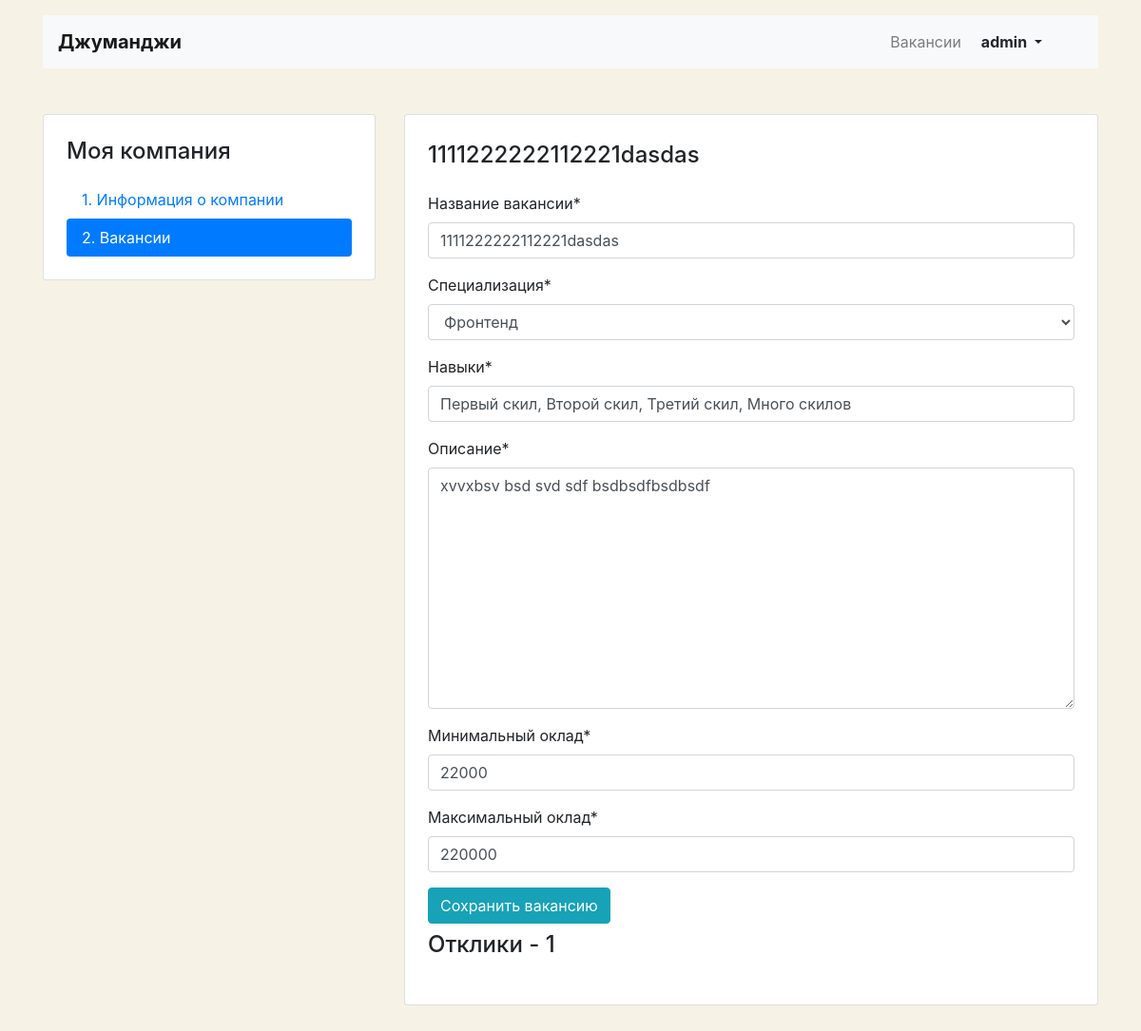
Before: /mycompany/vacancies/8/ (signed in) with the older database file.
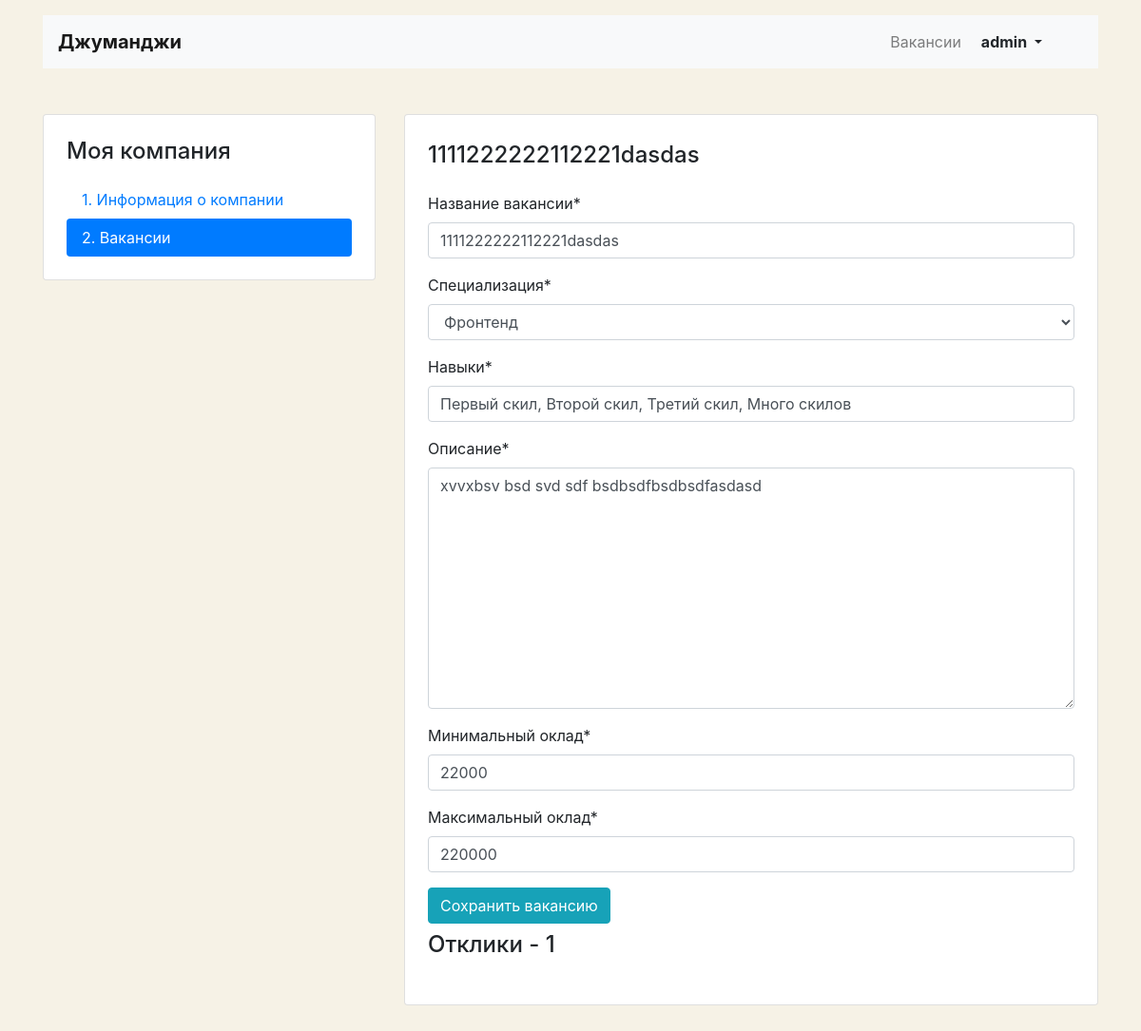
After: the same page with the newer database file.
### step_job/models.py (models this page shows, shortened)
class Vacancy(models.Model):
    title = models.CharField(max_length=64)
    specialty = models.ForeignKey(Specialty, on_delete=models.CASCADE, related_name="vacancies")
    company = models.ForeignKey(Company, on_delete=models.CASCADE, related_name="vacancies")
    skills = models.CharField(max_length=64)
    description = models.TextField(max_length=2056)
    salary_min = models.PositiveIntegerField()
    salary_max = models.PositiveIntegerField()
    published_at = models.DateTimeField(auto_now_add=True, blank=True)
    class Meta:
        verbose_name = "Вакансия"
        verbose_name_plural = "Вакансии"

class Specialty(models.Model):
    code = models.CharField(max_length=64, unique=True)
    title = models.CharField(max_length=64)
    picture = models.ImageField(default='https://place-hold.it/100x60', upload_to=MEDIA_SPECIALITY_IMAGE_DIR)
    class Meta:
        verbose_name = "Специализация"
        verbose_name_plural = "Специализации"
    def __str__(self):
        return self.title.title()

### step_job/views/views.py (the view)
# urls.py: path('mycompany/vacancies/<int:pk>/', UpdateVacancyView.as_view(), name='my_vacancy_edit'),
class UpdateVacancyView(LoginRequiredMixin, SuccessMessageMixin, UpdateView):
    model = Vacancy
    context_object_name = "vacancy"
    template_name = "vacancy/vacancy-edit.html"
    form_class = VacancyForm
    success_url = "/mycompany/vacancies/8/"  # Как получить сода ПК
    success_message = "Данные вакансии обновлены!"
    pk_url_kwarg = "pk"

### step_job/forms.py
class VacancyForm(forms.ModelForm):
    def __init__(self, *args, **kwargs):
        super().__init__(*args, **kwargs)
        self.helper = FormHelper()
        self.helper.form_method = 'post'
        self.helper.add_input(Submit('submit', 'Submit'))
        self.helper.form_class = 'form-horizontal'
        self.helper.label_class = 'col-lg-2'
        self.helper.field_class = 'col-lg-8'
    class Meta:
        model = Vacancy
        fields = [
            "title",
            "specialty",
            "skills",
            "description",
            "salary_min",
            "salary_max",
        ]
        exclude = [
            "company",
            "published_at",
        ]
        labels = {
            "title": _("Название вакансии"),
            "specialty": _("Специализация"),
            "skills": _("Навыки"),
            "description": _("Описание"),
            "salary_min": _("Минимальный оклад"),
            "salary_max": _("Максимальный оклад"),
        }

### templates/vacancy/vacancy-edit.html (shortened to what this page needs)
{% extends "company/company_base.html" %}
{% load crispy_forms_filters %}
{% block container %}
  <main class="container mt-3 pb-5">
    <div class="row mt-5">
      <div class="col-12 col-lg-4">
        <aside class="pt-3 pb-4 px-4 mb-5 card">
          <h1 class="h4 pt-2 pb-2">Моя компания</h1>
          <div class="nav flex-column nav-pills" id="v-pills-tab" role="tablist" aria-orientation="vertical">
            <a class="nav-link {% if 'vacancies' not in request.path  %}active{% endif %}"
               href="{% url 'my_company' %}">1. Информация о компании </a>
              <a class="nav-link {% if 'vacancies' in request.path %}active{% endif %}"
              href="{% url 'list_my_vacancies' %}">2. Вакансии</a>
          </div>
        </aside>
      </div>
      <div class="col-12 col-lg-8">
        <div class="card">
          <div class="card-body px-4 pb-4 tab-content">
            <section>
              <h2 class="h4 pt-2 pb-3">{{ vacancy.title }}</h2>
                <form method="post">
                    {{ form|crispy }}
                    <input type="submit" class="btn btn-info" value="Сохранить вакансию">
                </form>
              <h2 class="h4 pt-2 pb-3">Отклики - {{ vacancy.applications.count }}</h2>
            </section>
          </div>
        </div>
      </div>
    </div>
  </main>
{% endblock container %}

### templates/company/company_base.html (shortened to what this page needs)
<!DOCTYPE html>
<html lang="ru">
<head>
  <link rel="stylesheet" href="https://stackpath.bootstrapcdn.com/bootstrap/4.3.1/css/bootstrap.min.css">
</head>
<body>
  <header class="container mt-3">
    <nav class="navbar navbar-expand-lg navbar-light bg-light">
      <a class="navbar-brand mr-4 font-weight-bold" href="{% url 'index' %}">Джуманджи</a>
      <div class="collapse navbar-collapse justify-content-between" id="navbarNav">
          <ul class="navbar-nav col-2 justify-content-end">
              <div class="collapse navbar-collapse justify-content-between" id="navbarNav">
                      <li class="nav-item">
                          <a class="nav-link" href="{% url 'vacancies' %}">Вакансии</a>
                      </li>
                  <ul class="navbar-nav col-2 justify-content-end">
                      <li class="nav-item active">
                          <div class="btn-group">
                              <button type="button" class="btn dropdown-toggle font-weight-bold" data-toggle="dropdown" aria-haspopup="true" aria-expanded="false">
                                  {{ request.user }}
                              </button>
                          </div>
                      </li>
                  </ul>
              </div>
          </ul>
      </div>
    </nav>
  </header>
  {% block container %}
  {% endblock container %}
</body>
</html>

### templates/company/company_base.html (style rules this page uses)
body { background-color: #F6F2E6; }

Changed rows visible on the page:
changed Vacancy "1111222222112221dasdas": description "xvvxbsv bsd svd sdf bsdbsdfbsdbsdf" → "xvvxbsv bsd svd sdf bsdbsdfbsdbsdfasdasd"
